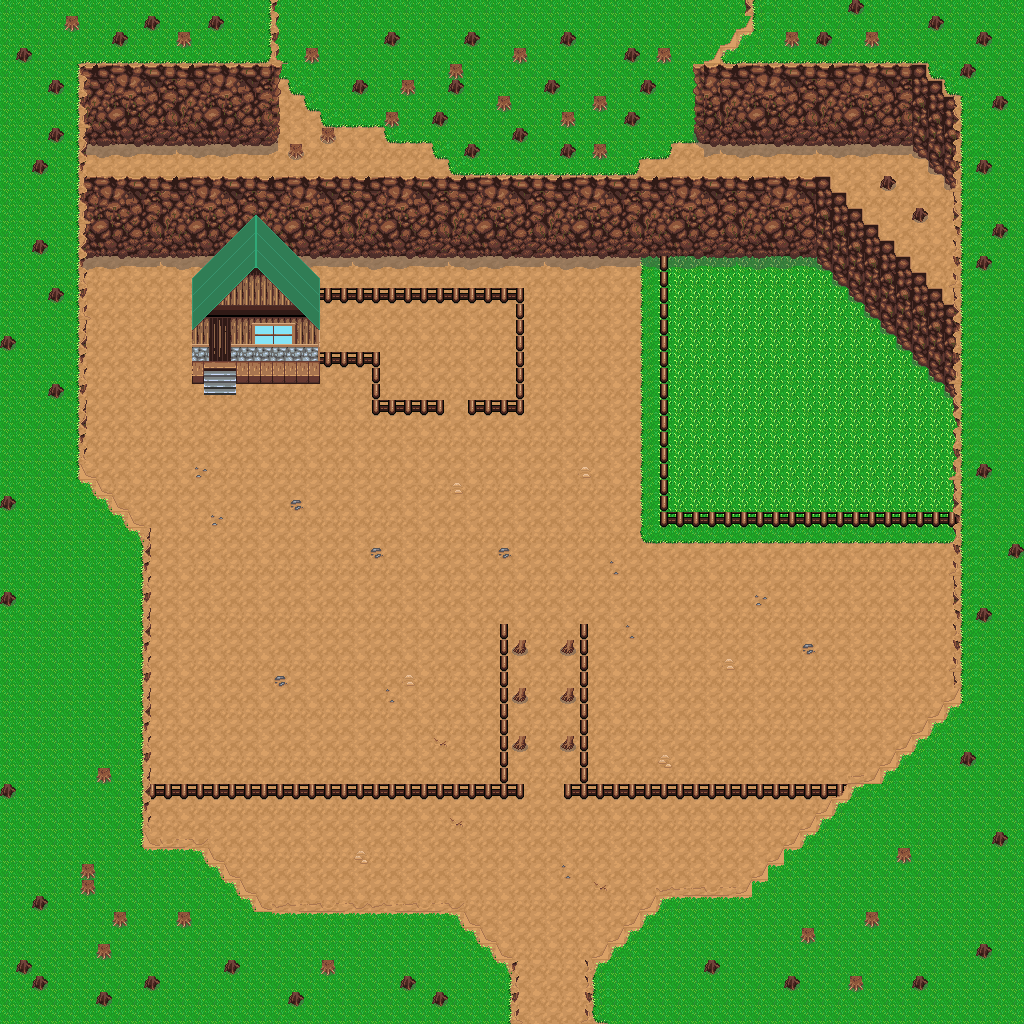

This game map was drawn from its Tiled (.tmx) file and the tilesets committed beside it. A one-line description and the trimmed map source follow:
An orthogonal 64x64 tile map with 16x16 px tiles, 6 tile layers (bedRock, background, midGround, buildings, ...) and 1 object.

<map version="1.2" tiledversion="1.3.0" orientation="orthogonal" renderorder="right-down" compressionlevel="0" width="64" height="64" tilewidth="16" tileheight="16" infinite="0" nextlayerid="8" nextobjectid="49">
 <tileset firstgid="1" source="MasterSpriteSheet.tsx" />
 <layer id="7" name="bedRock" width="64" height="64">
  <data>[4096 cells, 0 non-empty, 0 distinct tile ids]</data>
 </layer>
 <layer id="1" name="background" width="64" height="64">
  <data>[4096 cells, 4096 non-empty, 18 distinct tile ids]</data>
 </layer>
 <layer id="3" name="midGround" width="64" height="64">
  <data>[4096 cells, 1839 non-empty, 11 distinct tile ids]</data>
 </layer>
 <layer id="2" name="buildings" width="64" height="64">
  <data>[4096 cells, 582 non-empty, 119 distinct tile ids]</data>
 </layer>
 <layer id="4" name="foreGround" width="64" height="64">
  <data>[4096 cells, 216 non-empty, 11 distinct tile ids]</data>
 </layer>
 <layer id="6" name="front" width="64" height="64">
  <data>[4096 cells, 175 non-empty, 61 distinct tile ids]</data>
 </layer>
 <objectgroup id="5" name="Portal">
  <object id="48" x="525" y="1015" width="52" height="4.75">
   <properties>
    <property name="Click" value="false" />
    <property name="SafteyOffSetX" value="0" />
    <property name="SafteyOffSetY" value="-32" />
    <property name="standardFrom" value="GisaardRanch" />
    <property name="standardTo" value="Town" />
   </properties>
  </object>
 </objectgroup>
</map>
